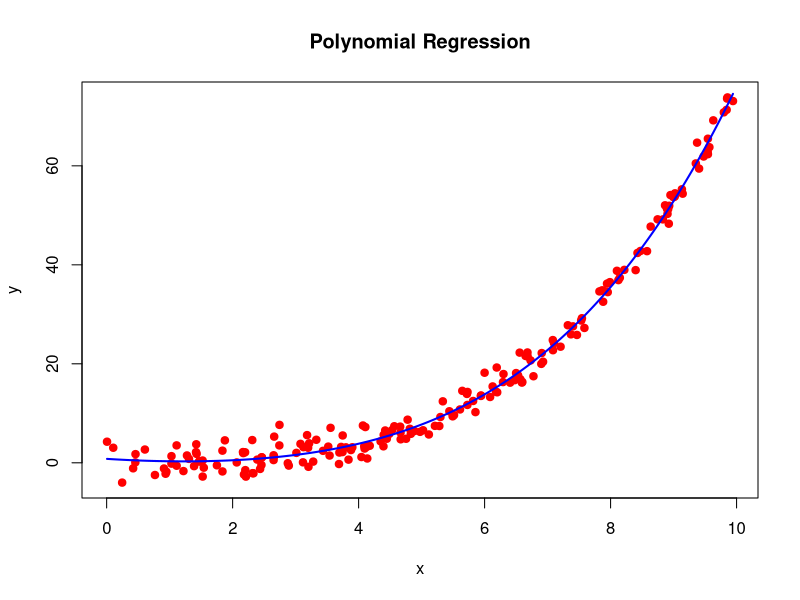

Write R code to recreate this figure.
# Load necessary library
set.seed(123)

# Simulate some data ####
n <- 200
x <- runif(n, 0, 10)

# Define a polynomial relationship for a continuous outcome
# Example: y = 0.5*x - 0.3*x^2 + 0.1*x^3 + some noise
y <- 0.5*x - 0.3*x^2 + 0.1*x^3 + rnorm(n, 0, 2)  # adding some random noise

# Fit a polynomial regression model ####
fit <- lm(y ~ poly(x, 4))

# Summary of the model
summary(fit)

# Predict on a sequence of x values
x_new <- seq(min(x), max(x), length.out = 200)
y_pred <- predict(fit, newdata = data.frame(x = x_new))

# Plot the original data and the fitted curve ####
plot(x, y, main = "Polynomial Regression", col = "red", pch = 19)
lines(x_new, y_pred, col = "blue", lwd = 2)

# Find appropriate degree ####
# Define a function to perform cross-validation
library(boot)

cv_error <- sapply(1:10, function(degree) {
  model <- glm(y ~ poly(x, degree))
  cv.glm(data.frame(x, y), model, K = 10)$delta[1]
})

# Find the degree with the minimum cross-validation error
best_degree <- which.min(cv_error)
best_degree
